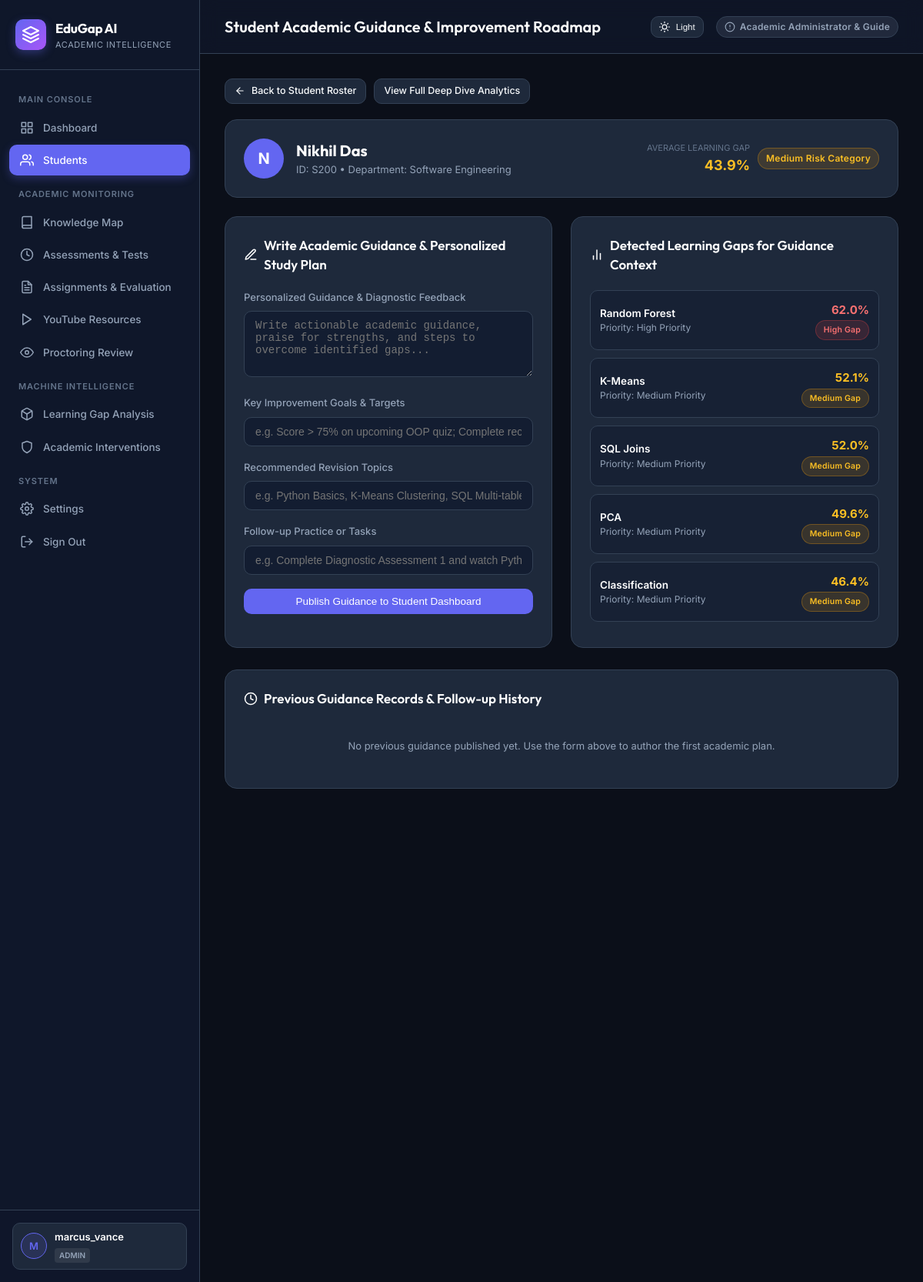
Screenshot of /student/guidance/S200 (signed in) with the database file from the repository.
### tables this page shows
CREATE TABLE students (
    student_id TEXT PRIMARY KEY,
    average_quiz_score REAL,
    average_assignment_score REAL,
    average_learning_gap REAL,
    average_attendance REAL,
    overall_risk TEXT
, name TEXT, email TEXT, department TEXT DEFAULT 'Computer Science & Engineering', enrollment_date TEXT DEFAULT '2025-08-01');

CREATE TABLE learning_gaps (
    id INTEGER PRIMARY KEY AUTOINCREMENT,
    student_id TEXT,
    topic TEXT,
    learning_gap_score REAL,
    gap_category TEXT,
    priority TEXT
);

### app.py (the view)
@app.route("/student/guidance/<student_id>")
@login_required
def guide_student_view(student_id):
    if session.get("role") != "admin":
        flash("Access restricted to Academic Administrators.", "error")
        return redirect(url_for("dashboard"))
    connection = get_db_connection()
    student = connection.execute("SELECT * FROM students WHERE student_id = ?", (student_id,)).fetchone()
    if not student:
        connection.close()
        flash("Student record not found.", "error")
        return redirect(url_for("students_management"))
    gaps = connection.execute("""
        SELECT * FROM learning_gaps WHERE student_id = ? ORDER BY learning_gap_score DESC
    """, (student_id,)).fetchall()
    guidance_history = connection.execute("""
        SELECT * FROM student_guidance WHERE student_id = ? ORDER BY id DESC
    """, (student_id,)).fetchall()
    connection.close()
    return render_template("student_guidance.html", student=student, gaps=gaps, guidance_history=guidance_history)

### app.py (called while the page is built)
def get_db_connection():
    connection = sqlite3.connect(DATABASE)
    connection.row_factory = sqlite3.Row
    return connection

def login_required(f):
    @wraps(f)
    def decorated_function(*args, **kwargs):
        if "user_id" not in session:
            flash("Please authenticate to access the academic platform.", "info")
            return redirect(url_for("login"))
        return f(*args, **kwargs)
    return decorated_function

### templates/student_guidance.html (shortened to what this page needs)
{% extends "base.html" %}
{% block header_title %}Student Academic Guidance & Improvement Roadmap{% endblock %}
{% block content %}
<div style="margin-bottom: 20px; display: flex; gap: 10px;">
    <a href="{{ url_for('students_management') }}" class="btn btn-secondary btn-sm">
        <svg class="icon icon-sm" viewBox="0 0 24 24"><line x1="19" y1="12" x2="5" y2="12"/><polyline points="12 19 5 12 12 5"/></svg>
        <span>Back to Student Roster</span>
    </a>
    <a href="{{ url_for('student_details', student_id=student['student_id']) }}" class="btn btn-secondary btn-sm">
        <span>View Full Deep Dive Analytics</span>
    </a>
</div>
<div class="card" style="margin-bottom: 24px;">
    <div style="display: flex; justify-content: space-between; align-items: center; flex-wrap: wrap; gap: 16px;">
        <div style="display: flex; align-items: center; gap: 16px;">
            <div style="width: 52px; height: 52px; border-radius: 50%; background: var(--primary); display: flex; align-items: center; justify-content: center; font-size: 20px; font-weight: 700; color: #ffffff;">
                {{ (student['name'] if student['name'] else 'S')[0]|upper }}
            </div>
            <div>
                <h2 style="font-family: 'Outfit', sans-serif; font-size: 20px; color: #ffffff;">{{ student['name'] if student['name'] else "Student " ~ student['student_id'] }}</h2>
                <div style="color: var(--text-secondary); font-size: 13px;">
                    <span>ID: {{ student['student_id'] }}</span> &bull;
                    <span>Department: {{ student['department'] if student['department'] else 'Computer Science' }}</span>
                </div>
            </div>
        </div>
        <div style="display: flex; gap: 10px; align-items: center;">
            <div style="text-align: right;">
                <div style="font-size: 11px; color: var(--text-muted); text-transform: uppercase;">Average Learning Gap</div>
                <div style="font-size: 18px; font-weight: 700; color: {% if student['average_learning_gap'] >= 60 %}#f87171{% elif student['average_learning_gap'] >= 30 %}#fbbf24{% else %}#34d399{% endif %};">
                    {{ "%.1f"|format(student['average_learning_gap']) }}%
                </div>
            </div>
            {% if student['overall_risk'] == 'High Risk' %}
                <span class="badge badge-high">High Risk Category</span>
            {% elif student['overall_risk'] == 'Medium Risk' %}
                <span class="badge badge-medium">Medium Risk Category</span>
            {% else %}
                <span class="badge badge-low">Low Risk Category</span>
            {% endif %}
        </div>
    </div>
</div>
<div class="guidance-grid">
    <div class="card">
        <div class="card-header">
            <h3>
                <svg class="icon" viewBox="0 0 24 24"><path d="M12 20h9"/><path d="M16.5 3.5a2.121 2.121 0 0 1 3 3L7 19l-4 1 1-4L16.5 3.5z"/></svg>
                <span>Write Academic Guidance & Personalized Study Plan</span>
            </h3>
        </div>
        <form method="POST" action="{{ url_for('save_student_guidance', student_id=student['student_id']) }}">
            <div class="form-group">
                <label class="form-label">Personalized Guidance & Diagnostic Feedback</label>
                <textarea name="guidance_text" rows="4" class="form-control" required placeholder="Write actionable academic guidance, praise for strengths, and steps to overcome identified gaps..."></textarea>
            </div>
            <div class="form-group">
                <label class="form-label">Key Improvement Goals & Targets</label>
                <input type="text" name="improvement_goals" class="form-control" placeholder="e.g. Score > 75% on upcoming OOP quiz; Complete recursion exercises">
            </div>
            <div class="form-group">
                <label class="form-label">Recommended Revision Topics</label>
                <input type="text" name="recommended_topics" class="form-control" placeholder="e.g. Python Basics, K-Means Clustering, SQL Multi-table Joins">
            </div>
            <div class="form-group">
                <label class="form-label">Follow-up Practice or Tasks</label>
                <input type="text" name="practice_assignments" class="form-control" placeholder="e.g. Complete Diagnostic Assessment 1 and watch Python OOP crash course">
            </div>
            <button type="submit" class="btn btn-primary" style="width: 100%;">
                <span>Publish Guidance to Student Dashboard</span>
            </button>
        </form>
    </div>
    <div class="card">
        <div class="card-header">
            <h3>
                <svg class="icon" viewBox="0 0 24 24"><line x1="18" y1="20" x2="18" y2="10"/><line x1="12" y1="20" x2="12" y2="4"/><line x1="6" y1="20" x2="6" y2="14"/></svg>
                <span>Detected Learning Gaps for Guidance Context</span>
            </h3>
        </div>
        <div style="display: flex; flex-direction: column; gap: 10px; max-height: 440px; overflow-y: auto;">
            {% for g in gaps %}
            <div style="background: rgba(19, 29, 49, 0.6); border: 1px solid var(--border-color); border-radius: var(--radius-md); padding: 12px; display: flex; justify-content: space-between; align-items: center;">
                <div>
                    <div style="font-weight: 600; color: #ffffff; font-size: 13.5px;">{{ g['topic'] }}</div>
                    <div style="font-size: 12px; color: var(--text-secondary);">Priority: {{ g['priority'] }}</div>
                </div>
                <div style="text-align: right;">
                    <span style="font-weight: 700; color: {% if g['learning_gap_score'] >= 60 %}#f87171{% elif g['learning_gap_score'] >= 30 %}#fbbf24{% else %}#34d399{% endif %}; font-size: 15px;">
                        {{ "%.1f"|format(g['learning_gap_score']) }}%
                    </span>
                    <div>
                        <span class="badge {% if g['learning_gap_score'] >= 60 %}badge-high{% elif g['learning_gap_score'] >= 30 %}badge-medium{% else %}badge-low{% endif %}" style="font-size: 10.5px;">
                            {{ g['gap_category'] }}
                        </span>
                    </div>
                </div>
            </div>
            {% else %}
            <p style="color: var(--text-secondary); font-size: 13px;">No topic gaps logged for this student.</p>
            {% endfor %}
        </div>
    </div>
</div>
<div class="card">
    <div class="card-header">
        <h3>
            <svg class="icon" viewBox="0 0 24 24"><circle cx="12" cy="12" r="10"/><polyline points="12 6 12 12 16 14"/></svg>
            <span>Previous Guidance Records & Follow-up History</span>
        </h3>
    </div>
    {% for rec in guidance_history %}
    <div class="history-card">
        <div style="display: flex; justify-content: space-between; align-items: center; margin-bottom: 8px;">
            <span style="font-weight: 600; color: var(--primary);">Admin Guidance &bull; {{ rec['admin_name'] }}</span>
            <span style="font-size: 12px; color: var(--text-secondary);">{{ rec['created_at'] }}</span>
        </div>
        <p style="font-size: 13.5px; color: #ffffff; line-height: 1.5; margin-bottom: 8px;">{{ rec['guidance_text'] }}</p>
        <div style="display: flex; gap: 16px; flex-wrap: wrap; font-size: 12px; color: var(--text-secondary);">
            {% if rec['improvement_goals'] %}
            <div><strong style="color: #fbbf24;">Goals:</strong> {{ rec['improvement_goals'] }}</div>
            {% endif %}
            {% if rec['recommended_topics'] %}
            <div><strong style="color: #38bdf8;">Topics:</strong> {{ rec['recommended_topics'] }}</div>
            {% endif %}
            {% if rec['practice_assignments'] %}
            <div><strong style="color: #34d399;">Tasks:</strong> {{ rec['practice_assignments'] }}</div>
            {% endif %}
        </div>
    </div>
    {% else %}
    <p style="color: var(--text-secondary); font-size: 13px; text-align: center; padding: 20px;">No previous guidance published yet. Use the form above to author the first academic plan.</p>
    {% endfor %}
</div>
{% endblock %}

### templates/base.html (style rules this page uses)
:root { --bg-body: #0b0f19; --bg-sidebar: #0f172a; --bg-card: #1e293b; --bg-card-hover: #263349; --border-color: #334155; --text-primary: #f8fafc; --text-secondary: #94a3b8; --text-muted: #64748b; --primary: #6366f1; --primary-hover: #4f46e5; --primary-light: rgba(99, 102, 241, 0.15); --success: #10b981; --success-light: rgba(16, 185, 129, 0.15); --warning: #f59e0b; --warning-light: rgba(245, 158, 11, 0.15); --danger: #ef4444; --danger-light: rgba(239, 68, 68, 0.15); --info: #0ea5e9; --info-light: rgba(14, 165, 233, 0.15); --radius-sm: 6px; --radius-md: 10px; --radius-lg: 16px; --transition: all 0.2s cubic-bezier(0.4, 0, 0.2, 1); }
* { box-sizing: border-box; margin: 0; padding: 0; }
body { font-family: 'Inter', system-ui, -apple-system, sans-serif; background-color: var(--bg-body); color: var(--text-primary); line-height: 1.5; min-height: 100vh; display: flex; }
.icon { display: inline-flex; align-items: center; justify-content: center; width: 18px; height: 18px; stroke-width: 2; stroke: currentColor; fill: none; stroke-linecap: round; stroke-linejoin: round; flex-shrink: 0; }
.icon-sm { width: 14px; height: 14px; }
.btn { display: inline-flex; align-items: center; justify-content: center; gap: 8px; padding: 8px 16px; font-size: 13.5px; font-weight: 500; border-radius: var(--radius-md); text-decoration: none; cursor: pointer; border: 1px solid transparent; transition: var(--transition); }
.btn-primary { background-color: var(--primary); color: #ffffff; }
.btn-secondary { background-color: var(--bg-card); border-color: var(--border-color); color: var(--text-primary); }
.btn-sm { padding: 6px 12px; font-size: 12.5px; }
.card { background: var(--bg-card); border: 1px solid var(--border-color); border-radius: var(--radius-lg); padding: 24px; transition: var(--transition); }
.card-header { display: flex; align-items: center; justify-content: space-between; margin-bottom: 20px; }
.card-header h3 { font-family: 'Outfit', sans-serif; font-size: 17px; font-weight: 600; color: #ffffff; display: flex; align-items: center; gap: 8px; }
.badge { display: inline-flex; align-items: center; gap: 6px; padding: 4px 10px; border-radius: 9999px; font-size: 12px; font-weight: 600; letter-spacing: 0.02em; }
.badge-high { background: var(--danger-light); color: #f87171; border: 1px solid rgba(239, 68, 68, 0.3); }
.badge-medium { background: var(--warning-light); color: #fbbf24; border: 1px solid rgba(245, 158, 11, 0.3); }
.form-group { margin-bottom: 18px; }
.form-label { display: block; font-size: 13px; font-weight: 500; color: var(--text-secondary); margin-bottom: 8px; }
.form-control { width: 100%; background: #131d31; border: 1px solid var(--border-color); border-radius: var(--radius-md); padding: 10px 14px; color: #ffffff; font-size: 14px; outline: none; transition: var(--transition); }

### templates/student_guidance.html (style rules this page uses)
.guidance-grid { display: grid; grid-template-columns: 1fr 1fr; gap: 24px; margin-bottom: 28px; }

### rows the page displays
students: name "N", name "Nikhil Das", student_id "S200", department "Software Engineering", average_learning_gap "43.9"
learning_gaps: topic "Random Forest", priority "High Priority", learning_gap_score "62.0", gap_category "High Gap"
learning_gaps: topic "K-Means", priority "Medium Priority", learning_gap_score "52.1", gap_category "Medium Gap"
learning_gaps: topic "SQL Joins", priority "Medium Priority", learning_gap_score "52.0", gap_category "Medium Gap"
learning_gaps: topic "PCA", priority "Medium Priority", learning_gap_score "49.6", gap_category "Medium Gap"
learning_gaps: topic "Classification", priority "Medium Priority", learning_gap_score "46.4", gap_category "Medium Gap"

### other values shown
{{ session.get("username", "U")[0]|upper }} "M"
{{ session.get("username", "User") }} "marcus_vance"
{{ session.get("role", "student") }} "ADMIN"
